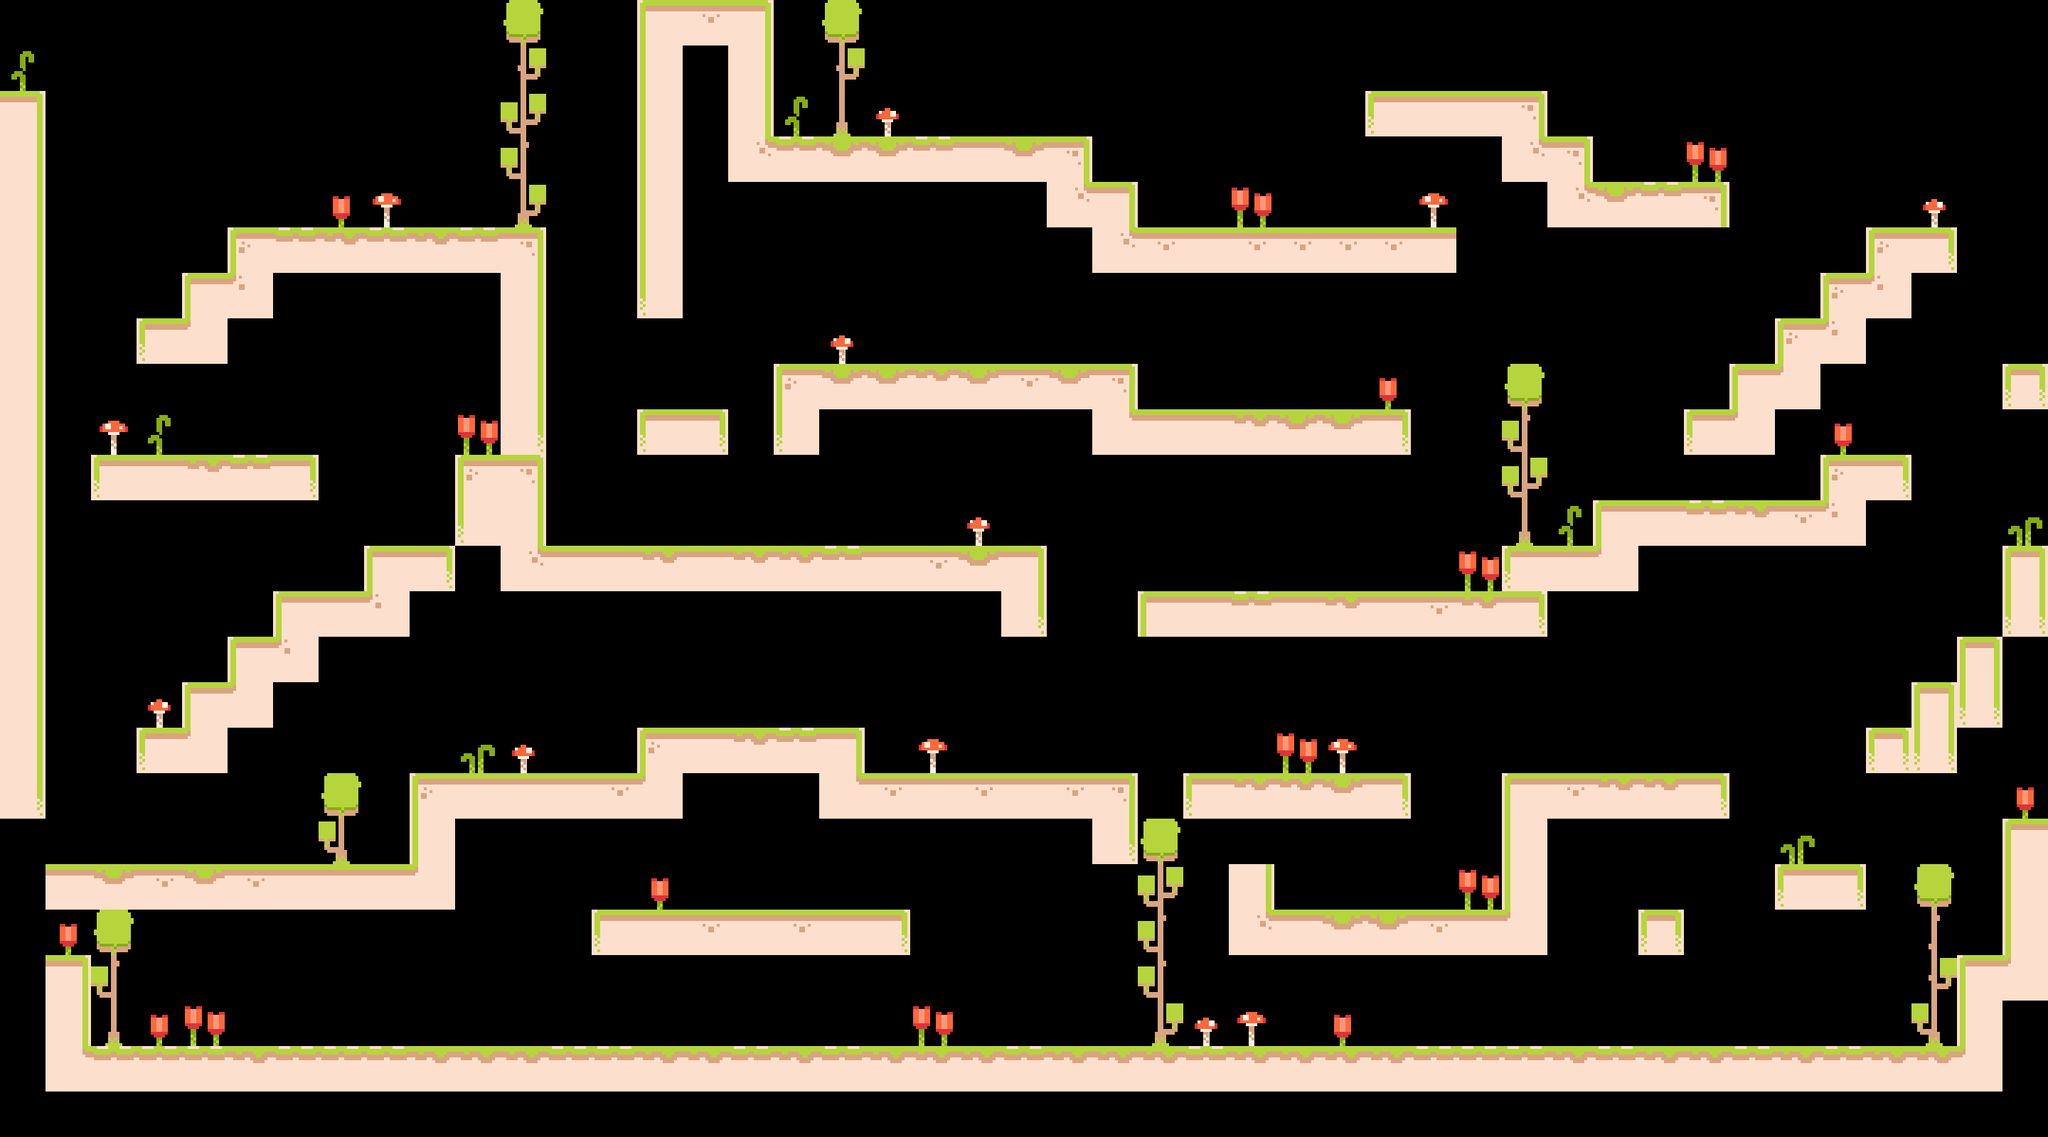

A level layout from a 2D game, rendered from its tile map. Below: a short description, then the map file with its tile-grid data intact:
An orthogonal 45x25 tile map with 64x64 px tiles, 2 tile layers (Main, Decoration) and 17 objects (15x Worm, Player, Finish).

<map version="1.10" tiledversion="1.11.1.1" orientation="orthogonal" renderorder="right-down" width="45" height="25" tilewidth="64" tileheight="64" infinite="0" nextlayerid="4" nextobjectid="27">
 <tileset firstgid="1" source="../tilesets/tilemap.tsx" />
 <layer id="1" name="Main" width="45" height="25">
  <data encoding="csv">
0,0,0,0,0,0,0,0,0,0,0,0,0,0,4,8,6,0,0,0,0,0,0,0,0,0,0,0,0,0,0,0,0,0,0,0,0,0,0,0,0,0,0,0,0,
0,0,0,0,0,0,0,0,0,0,0,0,0,0,14,0,16,0,0,0,0,0,0,0,0,0,0,0,0,0,0,0,0,0,0,0,0,0,0,0,0,0,0,0,0,
16,0,0,0,0,0,0,0,0,0,0,0,0,0,14,0,16,0,0,0,0,0,0,0,0,0,0,0,0,0,28,5,5,9,0,0,0,0,0,0,0,0,0,0,0,
16,0,0,0,0,0,0,0,0,0,0,0,0,0,14,0,27,21,23,23,21,5,23,9,0,0,0,0,0,0,0,0,0,27,9,0,0,0,0,0,0,0,0,0,0,
16,0,0,0,0,0,0,0,0,0,0,0,0,0,14,0,0,0,0,0,0,0,0,27,6,0,0,0,0,0,0,0,0,0,27,23,21,9,0,0,0,0,0,0,0,
16,0,0,0,0,7,21,22,21,22,21,9,0,0,14,0,0,0,0,0,0,0,0,0,27,8,5,8,8,8,8,5,0,0,0,0,0,0,0,0,0,7,29,0,0,
16,0,0,0,4,26,0,0,0,0,0,16,0,0,17,0,0,0,0,0,0,0,0,0,0,0,0,0,0,0,0,0,0,0,0,0,0,0,0,0,7,26,0,0,0,
16,0,0,28,24,0,0,0,0,0,0,16,0,0,0,0,0,0,0,0,0,0,0,0,0,0,0,0,0,0,0,0,0,0,0,0,0,0,0,7,26,0,0,0,0,
16,0,0,0,0,0,0,0,0,0,0,16,0,0,0,0,0,7,23,23,22,23,8,23,9,0,0,0,0,0,0,0,0,0,0,0,0,0,4,24,0,0,0,0,10,
16,0,0,0,0,0,0,0,0,0,0,19,0,0,8,29,0,17,0,0,0,0,0,0,25,5,5,22,23,23,29,0,0,0,0,0,0,28,24,0,0,0,0,0,0,
16,0,28,5,22,21,29,0,0,0,7,9,0,0,0,0,0,0,0,0,0,0,0,0,0,0,0,0,0,0,0,0,0,0,0,0,0,0,0,0,7,29,0,0,0,
16,0,0,0,0,0,0,0,0,0,17,16,0,0,0,0,0,0,0,0,0,0,0,0,0,0,0,0,0,0,0,0,0,0,0,4,5,21,22,8,26,0,0,0,0,
16,0,0,0,0,0,0,0,4,29,0,27,5,5,22,5,22,22,21,5,8,23,6,0,0,0,0,0,0,0,0,0,0,28,5,24,0,0,0,0,0,0,0,0,20,
16,0,0,0,0,0,4,5,26,0,0,0,0,0,0,0,0,0,0,0,0,0,19,0,0,4,5,21,5,22,5,8,22,29,0,0,0,0,0,0,0,0,0,0,30,
16,0,0,0,0,4,26,0,0,0,0,0,0,0,0,0,0,0,0,0,0,0,0,0,0,0,0,0,0,0,0,0,0,0,0,0,0,0,0,0,0,0,0,20,0,
16,0,0,0,4,24,0,0,0,0,0,0,0,0,0,0,0,0,0,0,0,0,0,0,0,0,0,0,0,0,0,0,0,0,0,0,0,0,0,0,0,0,20,30,0,
16,0,0,28,24,0,0,0,0,0,0,0,0,0,7,5,22,21,6,0,0,0,0,0,0,0,0,0,0,0,0,0,0,0,0,0,0,0,0,0,0,10,30,0,0,
19,0,0,0,0,0,0,0,0,7,5,5,5,8,24,0,0,0,25,8,5,8,5,8,9,0,28,22,22,23,29,0,0,4,8,22,22,29,0,0,0,0,0,0,0,
0,0,0,0,0,0,0,0,0,14,0,0,0,0,0,0,0,0,0,0,0,0,0,0,19,0,0,0,0,0,0,0,0,14,0,0,0,0,0,0,0,0,0,0,14,
0,5,23,8,23,8,5,5,5,24,0,0,0,0,0,0,0,0,0,0,0,0,0,0,0,0,0,16,0,0,0,0,0,14,0,0,0,0,0,28,29,0,0,0,14,
0,0,0,0,0,0,0,0,0,0,0,0,0,28,5,8,5,8,5,29,0,0,0,0,0,0,0,27,5,23,23,8,5,24,0,0,10,0,0,0,0,0,0,0,14,
0,16,0,0,0,0,0,0,0,0,0,0,0,0,0,0,0,0,0,0,0,0,0,0,0,0,0,0,0,0,0,0,0,0,0,0,0,0,0,0,0,0,0,4,24,
0,16,0,0,0,0,0,0,0,0,0,0,0,0,0,0,0,0,0,0,0,0,0,0,0,0,0,0,0,0,0,0,0,0,0,0,0,0,0,0,0,0,0,14,0,
0,25,21,21,21,22,21,21,21,22,22,22,21,21,22,22,21,22,21,22,22,22,21,22,22,22,21,22,22,22,22,21,21,21,22,21,22,22,21,22,21,22,22,24,0,
0,0,0,0,0,0,0,0,0,0,0,0,0,0,0,0,0,0,0,0,0,0,0,0,0,0,0,0,0,0,0,0,0,0,0,0,0,0,0,0,0,0,0,0,0
</data>
 </layer>
 <layer id="3" name="Decoration" width="45" height="25">
  <data encoding="csv">
0,0,0,0,0,0,0,0,0,0,0,39,0,0,0,0,0,0,39,0,0,0,0,0,0,0,0,0,0,0,0,0,0,0,0,0,0,0,0,0,0,0,0,0,0,
36,0,0,0,0,0,0,0,0,0,0,50,0,0,0,0,0,0,50,0,0,0,0,0,0,0,0,0,0,0,0,0,0,0,0,0,0,0,0,0,0,0,0,0,0,
6,0,0,0,0,0,0,0,0,0,0,40,0,0,0,0,0,36,59,32,0,0,0,0,0,0,0,0,0,0,0,0,0,0,0,0,0,0,0,0,0,0,0,0,0,
0,0,0,0,0,0,0,0,0,0,0,48,0,0,0,0,0,0,0,0,0,0,0,0,0,0,0,0,0,0,0,0,0,0,0,0,0,33,0,0,0,0,0,0,0,
0,0,0,0,0,0,0,34,31,0,0,60,0,0,0,0,0,0,0,0,0,0,0,0,0,0,0,33,0,0,0,31,0,0,0,0,0,0,0,0,0,0,32,0,0,
0,0,0,0,0,0,0,0,0,0,0,0,0,0,0,0,0,0,0,0,0,0,0,0,0,0,0,0,0,0,0,0,0,0,0,0,0,0,0,0,0,0,0,0,0,
0,0,0,0,0,0,0,0,0,0,0,0,0,0,0,0,0,0,0,0,0,0,0,0,0,0,0,0,0,0,0,0,0,0,0,0,0,0,0,0,0,0,0,0,0,
0,0,0,0,0,0,0,0,0,0,0,0,0,0,0,0,0,0,32,0,0,0,0,0,0,0,0,0,0,0,0,0,0,0,0,0,0,0,0,0,0,0,0,0,0,
0,0,0,0,0,0,0,0,0,0,0,0,0,0,0,0,0,0,0,0,0,0,0,0,0,0,0,0,0,0,34,0,0,39,0,0,0,0,0,0,0,0,0,0,0,
0,0,31,36,0,0,0,0,0,0,33,0,0,0,28,0,0,0,0,0,0,0,0,0,0,0,0,0,0,0,0,0,0,48,0,0,0,0,0,0,34,0,0,0,0,
0,0,0,0,0,0,0,0,0,0,0,0,0,0,0,0,0,0,0,0,0,0,0,0,0,0,0,0,0,0,0,0,0,40,0,0,0,0,0,0,0,0,0,0,0,
0,0,0,0,0,0,0,0,0,0,0,0,0,0,0,0,0,0,0,0,0,32,0,0,0,0,0,0,0,0,0,0,0,59,36,0,0,0,0,0,0,0,0,0,35,
0,0,0,0,0,0,0,0,0,0,0,0,0,0,0,0,0,0,0,0,0,0,0,0,0,0,0,0,0,0,0,0,33,0,0,0,0,0,0,0,0,0,0,0,0,
0,0,0,0,0,0,0,0,0,0,0,0,0,0,0,0,0,0,0,0,0,0,0,0,0,0,0,0,0,0,0,0,0,0,0,0,0,0,0,0,0,0,0,0,0,
0,0,0,0,0,0,0,0,0,0,0,0,0,0,0,0,0,0,0,0,0,0,0,0,0,0,0,0,0,0,0,0,0,0,0,0,0,0,0,0,0,0,0,0,0,
0,0,0,32,0,0,0,0,0,0,0,0,0,0,0,0,0,0,0,0,0,0,0,0,0,0,0,0,0,0,0,0,0,0,0,0,0,0,0,0,0,0,0,0,0,
0,0,0,0,0,0,0,0,0,0,35,32,0,0,0,0,0,0,0,0,31,0,0,0,0,0,0,0,33,31,0,0,0,0,0,0,0,0,0,0,0,0,0,0,0,
0,0,0,0,0,0,0,39,0,0,0,0,0,0,0,0,0,0,0,0,0,0,0,0,0,0,0,0,0,0,0,0,0,0,0,0,0,0,0,0,0,0,0,0,34,
0,0,0,0,0,0,0,58,0,0,0,0,0,0,0,0,0,0,0,0,0,0,0,0,0,39,0,0,0,0,0,0,0,0,0,0,0,0,0,35,0,0,0,0,4,
0,0,0,0,0,0,0,0,0,0,0,0,0,0,34,0,0,0,0,0,0,0,0,0,0,40,0,0,0,0,0,0,33,0,0,0,0,0,0,0,0,0,39,0,0,
0,34,39,0,0,0,0,0,0,0,0,0,0,0,0,0,0,0,0,0,0,0,0,0,0,48,0,0,0,0,0,0,0,0,0,0,0,0,0,0,0,0,49,0,0,
0,6,48,0,0,0,0,0,0,0,0,0,0,0,0,0,0,0,0,0,0,0,0,0,0,48,0,0,0,0,0,0,0,0,0,0,0,0,0,0,0,0,50,0,0,
0,0,59,34,33,0,0,0,0,0,0,0,0,0,0,0,0,0,0,0,33,0,0,0,0,60,32,31,0,34,0,0,0,0,0,0,0,0,0,0,0,0,58,0,0,
0,0,0,0,0,0,0,0,0,0,0,0,0,0,0,0,0,0,0,0,0,0,0,0,0,0,0,0,0,0,0,0,0,0,0,0,0,0,0,0,0,0,0,0,0,
0,0,0,0,0,0,0,0,0,0,0,0,0,0,0,0,0,0,0,0,0,0,0,0,0,0,0,0,0,0,0,0,0,0,0,0,0,0,0,0,0,0,0,0,0
</data>
 </layer>
 <objectgroup id="2" name="Entities">
  <object id="8" name="Player" x="231.061" y="1426.45">
   <point />
  </object>
  <object id="10" name="Worm" x="833.333" y="1410.67" width="447.333" height="60" />
  <object id="11" name="Worm" x="2370" y="1410" width="254" height="60" />
  <object id="12" name="Worm" x="1795" y="1218" width="252" height="60" />
  <object id="13" name="Worm" x="1344" y="1026" width="256" height="62" />
  <object id="14" name="Worm" x="128" y="1152" width="256" height="63" />
  <object id="15" name="Worm" x="257" y="576" width="191" height="63" />
  <object id="16" name="Worm" x="897" y="704" width="384" height="62" />
  <object id="17" name="Worm" x="959" y="706" width="387" height="60" />
  <object id="18" name="Worm" x="1218" y="449" width="319" height="63" />
  <object id="19" name="Worm" x="1666" y="769" width="356" height="62" />
  <object id="20" name="Worm" x="2241" y="640" width="258" height="63" />
  <object id="21" name="Worm" x="1602" y="256.5" width="255" height="63" />
  <object id="22" name="Worm" x="1279.33" y="128" width="257.333" height="62" />
  <object id="23" name="Worm" x="1921" y="65" width="254" height="61" />
  <object id="24" name="Worm" x="1089" y="1218" width="192" height="61" />
  <object id="26" name="Finish" x="1099.33" y="16.3333" width="52.3333" height="175" />
 </objectgroup>
</map>
